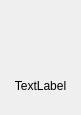
<?xml version="1.0" encoding="UTF-8"?>
<ui version="4.0">
 <class>IconButton</class>
 <widget class="QWidget" name="IconButton">
  <property name="geometry">
   <rect>
    <x>0</x>
    <y>0</y>
    <width>81</width>
    <height>115</height>
   </rect>
  </property>
  <property name="windowTitle">
   <string>Form</string>
  </property>
  <layout class="QGridLayout" name="gridLayout">
   <property name="leftMargin">
    <number>1</number>
   </property>
   <property name="topMargin">
    <number>1</number>
   </property>
   <property name="rightMargin">
    <number>1</number>
   </property>
   <property name="bottomMargin">
    <number>1</number>
   </property>
   <property name="spacing">
    <number>1</number>
   </property>
   <item row="1" column="0">
    <widget class="QLabel" name="label_2">
     <property name="maximumSize">
      <size>
       <width>80</width>
       <height>16777215</height>
      </size>
     </property>
     <property name="text">
      <string>TextLabel</string>
     </property>
     <property name="textFormat">
      <enum>Qt::RichText</enum>
     </property>
     <property name="alignment">
      <set>Qt::AlignCenter</set>
     </property>
     <property name="wordWrap">
      <bool>true</bool>
     </property>
    </widget>
   </item>
   <item row="0" column="0">
    <widget class="QLabel" name="label">
     <property name="text">
      <string/>
     </property>
     <property name="pixmap">
      <pixmap>../../../images/pic/linux.png</pixmap>
     </property>
     <property name="scaledContents">
      <bool>false</bool>
     </property>
     <property name="alignment">
      <set>Qt::AlignCenter</set>
     </property>
    </widget>
   </item>
  </layout>
 </widget>
 <resources/>
 <connections/>
</ui>
